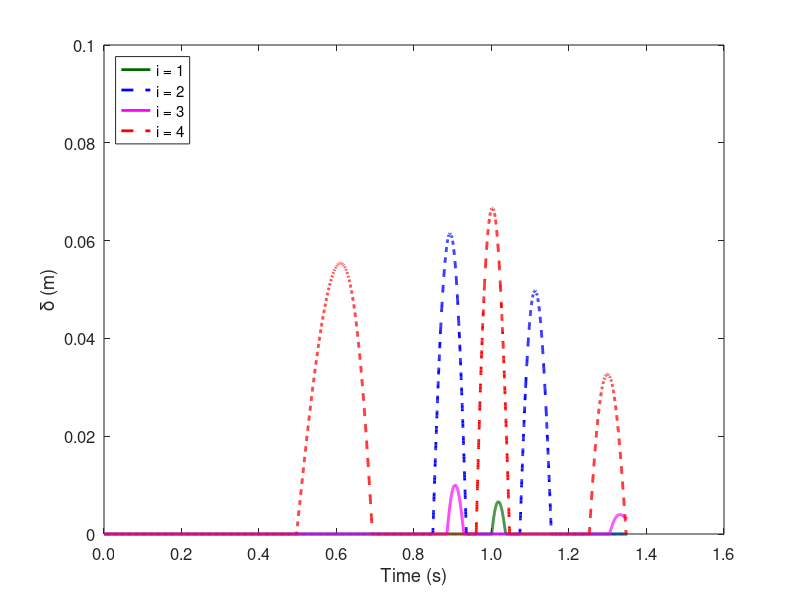
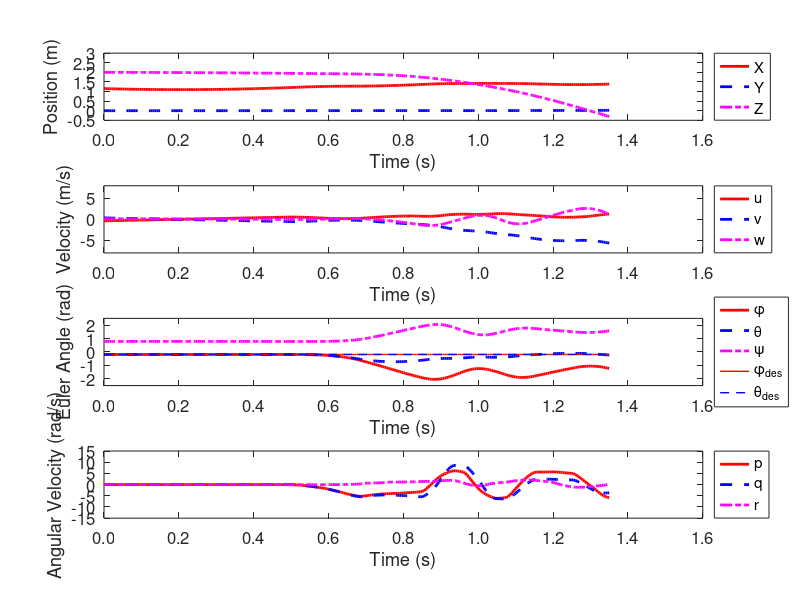

Here is the MATLAB script that generated these plots, in order:
% figure('Position',[580 50 1250 895]);
% % figure();

load('fig_response_A.mat');

% %A & B
x_range = [0 1.6];
defl_range = [0 0.1];
Fn_range = [0 15];
v_range = [-8 8];
w_range = [-15 15];
r_range = [-0.5 3];
angle_range = [-2.5 2.5];
tick_space = 0.2;

%defl figure
figure();
plot(t_ct,defl1_ct,'-','Color',[0 102 0]/256,'LineWidth',2);
hold on;
plot(t_ct,defl2_ct,'b--','LineWidth',2);
plot(t_ct,defl3_ct,'m-','LineWidth',2);
plot(t_ct,defl4_ct,'r--','LineWidth',2);
xlabel('Time (s)');
ylabel('\delta (m)');
legend('i = 1','i = 2','i = 3','i = 4','Location','northwest');
set(gca,'LineWidth',0.75','FontSize',12);
xlim(x_range);
ylim(defl_range);
set(gca,'XTick',x_range(1):tick_space:x_range(2));
set(gca,'XTickLabel',sprintf('%3.1f|',x_range(1):tick_space:x_range(2)));


% figure();
% subplot(2,1,1);
% plot(t_ct,Fc1_ct,'-','Color',[0 102 0]/256,'LineWidth',2);
% hold on;
% plot(t_ct,Fc2_ct,'b--','LineWidth',2);
% plot(t_ct,Fc3_ct,'m-','LineWidth',2);
% plot(t_ct,Fc4_ct,'r--','LineWidth',2);
% xlabel('Time (s)');
% ylabel('F_n (N)');
% legend('i = 1','i = 2','i = 3','i = 4','Location','eastoutside');
% set(gca,'LineWidth',0.75','FontSize',12);
% xlim(x_range);
% ylim(Fn_range);
% set(gca,'XTick',x_range(1):tick_space:x_range(2));
% set(gca,'XTickLabel',sprintf('%3.1f|',x_range(1):tick_space:x_range(2)));

figure('Position',[1190 80 560 870]);
subplot(4,1,1);
plot(ttotal,Xtotal(:,7),'r-','LineWidth',2);
hold on;
plot(ttotal,Xtotal(:,8),'b--','LineWidth',2);
plot(ttotal,Xtotal(:,9),'m-.','LineWidth',2);
xlabel('Time (s)');
ylabel('Position (m)');
legend('X','Y','Z','Location','eastoutside');
set(gca,'LineWidth',0.75','FontSize',12);
xlim(x_range);
ylim(r_range);
set(gca,'XTick',x_range(1):tick_space:x_range(2));
set(gca,'XTickLabel',sprintf('%3.1f|',x_range(1):tick_space:x_range(2)));

subplot(4,1,2);
plot(ttotal,Xtotal(:,1),'r-','LineWidth',2);
hold on;
plot(ttotal,Xtotal(:,2),'b--','LineWidth',2);
plot(ttotal,Xtotal(:,3),'m-.','LineWidth',2);
xlabel('Time (s)');
ylabel('Velocity (m/s)');
legend1 = sprintf('\\bfv\\rm_{CX} = 0.50 \\pm 5%% (m/s)');
legend('u','v','w','Location','eastoutside');
set(gca,'LineWidth',0.75','FontSize',12);
xlim(x_range);
ylim(v_range);
set(gca,'XTick',x_range(1):tick_space:x_range(2));
set(gca,'XTickLabel',sprintf('%3.1f|',x_range(1):tick_space:x_range(2)));

subplot(4,1,3);
plot(ttotal,roll_hist,'r-','LineWidth',2);
hold on;
plot(ttotal,pitch_hist,'b--','LineWidth',2);
plot(ttotal,yaw_hist,'m-.','LineWidth',2);
plot(ttotal,rolldes_hist,'r-','LineWidth',1);
plot(ttotal,pitchdes_hist,'b--','LineWidth',1);
xlabel('Time (s)');
ylabel('Euler Angle (rad)');
legend('\phi','\theta','\psi','\phi_{des}','\theta_{des}','Location','eastoutside');
set(gca,'LineWidth',0.75','FontSize',12);
xlim(x_range);
ylim(angle_range);
set(gca,'XTick',x_range(1):tick_space:x_range(2));
set(gca,'XTickLabel',sprintf('%3.1f|',x_range(1):tick_space:x_range(2)));

subplot(4,1,4);
plot(ttotal,Xtotal(:,4),'r-','LineWidth',2);
hold on;
plot(ttotal,Xtotal(:,5),'b--','LineWidth',2);
plot(ttotal,Xtotal(:,6),'m-.','LineWidth',2);
xlabel('Time (s)');
ylabel('Angular Velocity (rad/s)');
legend('p','q','r','Location','eastoutside');
set(gca,'LineWidth',0.75','FontSize',12);
xlim(x_range);
ylim(w_range);
set(gca,'XTick',x_range(1):tick_space:x_range(2));
set(gca,'XTickLabel',sprintf('%3.1f|',x_range(1):tick_space:x_range(2)));

